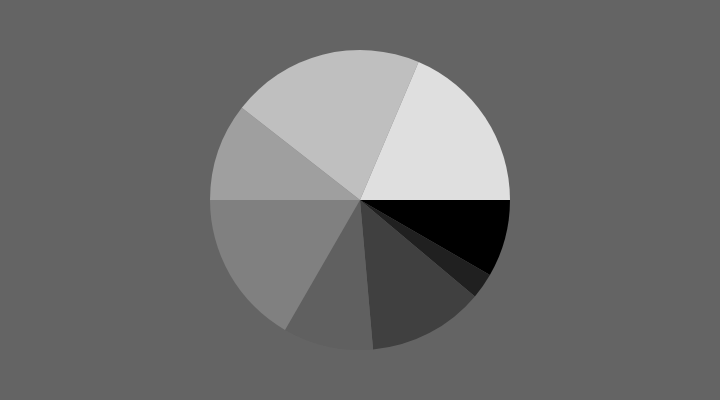
Frame 1 (no input)
Frame 2 (the mouse pressed at the canvas centre, redrawn once): identical to frame 1, image omitted

The p5.js sketch that drew this single still picture (run headless with seeded random() and noise() and a simulated clock; the mouse was pressed at the canvas centre and the sketch redrawn once):

// p5.js sketch
// ── sketch.js
var angles = [ 30, 10, 45, 35, 60, 38, 75, 67 ];

function setup() {
    createCanvas(720, 400);
    noStroke();
    noLoop();  // Run once and stop
}

function draw() {
    background(100);
    pieChart(300, angles);
}

function pieChart(diameter, data) {
    var lastAngle = 0;
    for (var i = 0; i < data.length; i++) {
        var gray = map(i, 0, data.length, 0, 255);
        fill(gray);
        arc(width/2, height/2, diameter, diameter, lastAngle, lastAngle+radians(angles[i]));
        lastAngle += radians(angles[i]);
    }
}
// ── testing.html
<!DOCTYPE html>
<html lang="en">
<head>
    <meta charset="UTF-8">
    <title>Title</title>
</head>
<body>
hello world!

</body>
</html>
